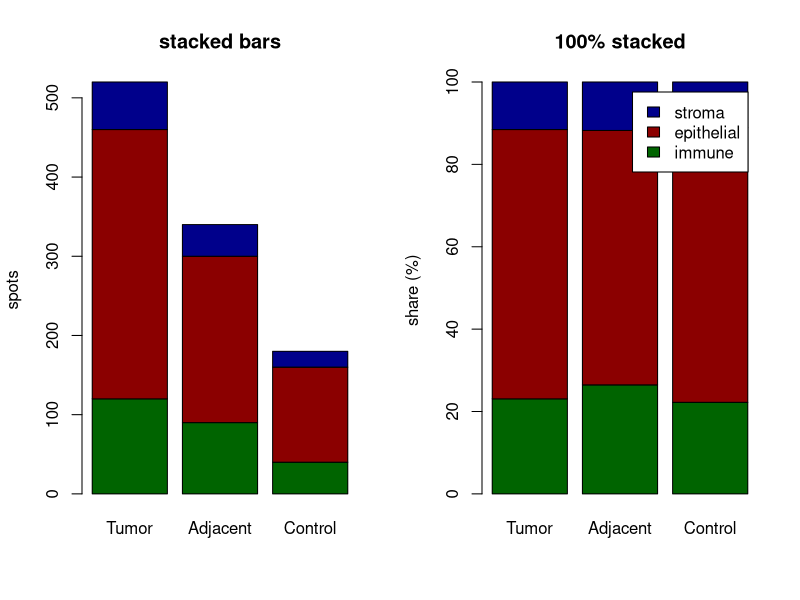

Write R code to recreate this figure.
png("stacked_bars.png", width = 900, height = 600)

# spots per cell type per sample. Rows = cell types, columns = samples.
mat <- rbind(immune    = c(120,  90,  40),
            epithelial = c(340, 210, 120),
            stroma     = c( 60,  40,  20))
colnames(mat) <- c("Tumor", "Adjacent", "Control")

cols <- c("darkgreen", "darkred", "darkblue")

par(mfrow = c(1, 2))

barplot(mat, main = "stacked bars", ylab = "spots", col = cols)
barplot(100 * prop.table(mat, 2), main = "100% stacked", ylab = "share (%)",
        col = cols, legend.text = TRUE)

dev.off()
